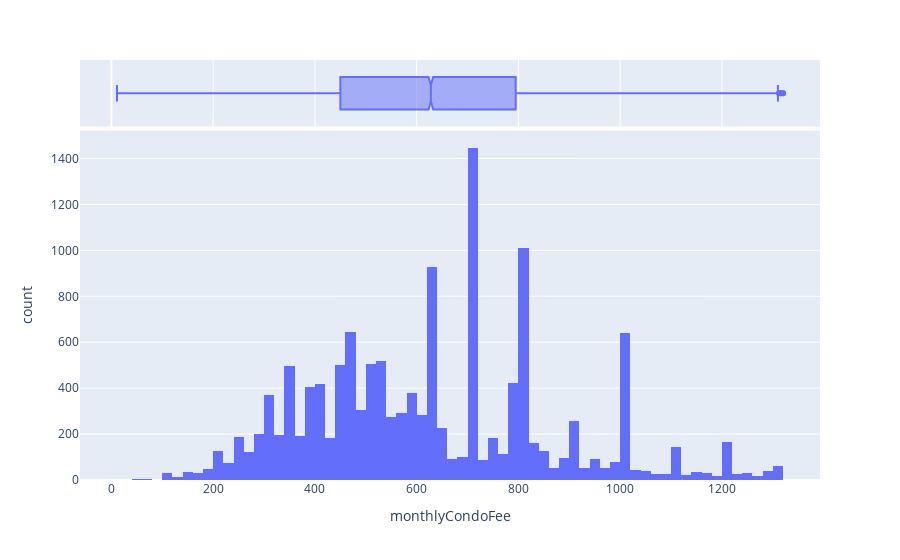

Notebook cell for this chart:
### Code cell
df_drop_outliers = df_drop_outliers_upper_boundry.copy()
df_drop_outliers_upper_boundry_2 = df_drop_outliers.loc[df2['monthlyCondoFee'] <= upper_boundry, :]  # Droping outliers upper bounderies
df_drop_outliers_upper_boundry_bigger_10 = df_drop_outliers_upper_boundry_2.loc[df_drop_outliers_upper_boundry_2['monthlyCondoFee'] >= 10, :].dropna(subset='monthlyCondoFee') # Dropping NaN and monthlyCondoFee < 10

# Calculate mean monthlyCondoFee by neighborhood (without NaN and values below 10)
mean_values = df_drop_outliers_upper_boundry_bigger_10.groupby('neighborhood')['monthlyCondoFee'].mean()

# Fill data <10 and NaN with the mean value
df_drop_outliers_upper_boundry_2.loc[(df_drop_outliers_upper_boundry_2['monthlyCondoFee'] <= 10) | (df_drop_outliers_upper_boundry_2['monthlyCondoFee'].isna()), 'monthlyCondoFee'] = df_drop_outliers_upper_boundry_2['neighborhood'].map(mean_values)







fig = px.histogram(df_drop_outliers_upper_boundry_2, x="monthlyCondoFee", marginal='box')
fig.show()

### Figure 1 — Plotly figure (JSON) as saved in the notebook; plotly's stock layout.template omitted (floating-point values rounded to 4 significant figures; data arrays with more than 128 entries replaced by an {"elided": "..."} marker saying what was removed)
{"data": [{"alignmentgroup": "True", "bingroup": "x", "hovertemplate": "monthlyCondoFee=%{x}<br>count=%{y}<extra></extra>", "legendgroup": "", "marker": {"color": "#636efa", "pattern": {"shape": ""}}, "name": "", "offsetgroup": "", "orientation": "v", "showlegend": false, "type": "histogram", "x": {"elided": "13806 float values"}, "xaxis": "x", "yaxis": "y"}, {"alignmentgroup": "True", "hovertemplate": "monthlyCondoFee=%{x}<extra></extra>", "legendgroup": "", "marker": {"color": "#636efa"}, "name": "", "notched": true, "offsetgroup": "", "showlegend": false, "type": "box", "x": {"elided": "13806 float values"}, "xaxis": "x2", "yaxis": "y2"}], "layout": {"barmode": "relative", "legend": {"tracegroupgap": 0}, "margin": {"t": 60}, "xaxis": {"anchor": "y", "domain": [0, 1], "title": {"text": "monthlyCondoFee"}}, "xaxis2": {"anchor": "y2", "domain": [0, 1], "matches": "x", "showgrid": true, "showticklabels": false}, "yaxis": {"anchor": "x", "domain": [0, 0.8316], "title": {"text": "count"}}, "yaxis2": {"anchor": "x2", "domain": [0.8416, 1], "matches": "y2", "showgrid": false, "showline": false, "showticklabels": false, "ticks": ""}}}
